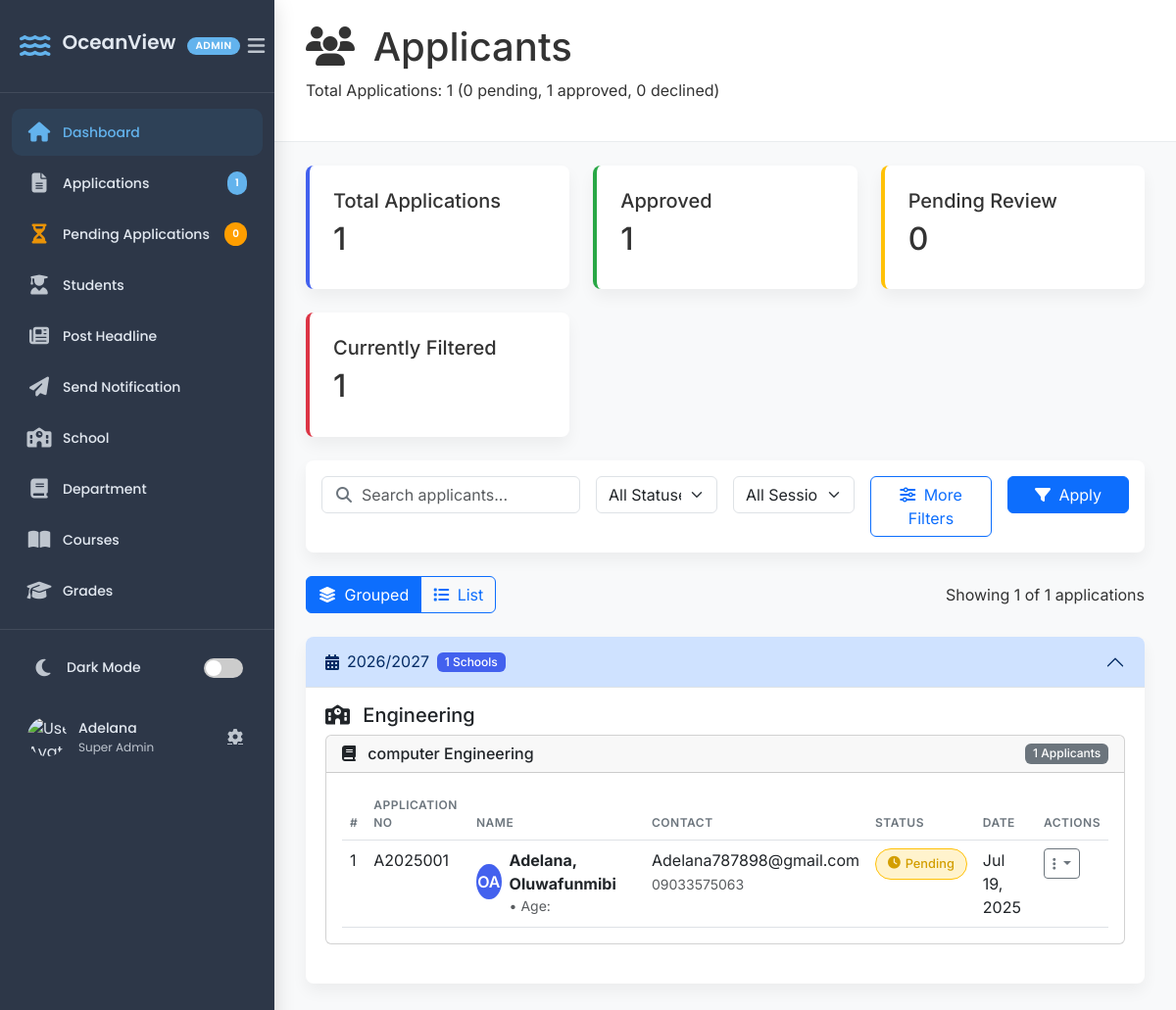
The page /applicant/ (signed in) on the database as committed earlier.
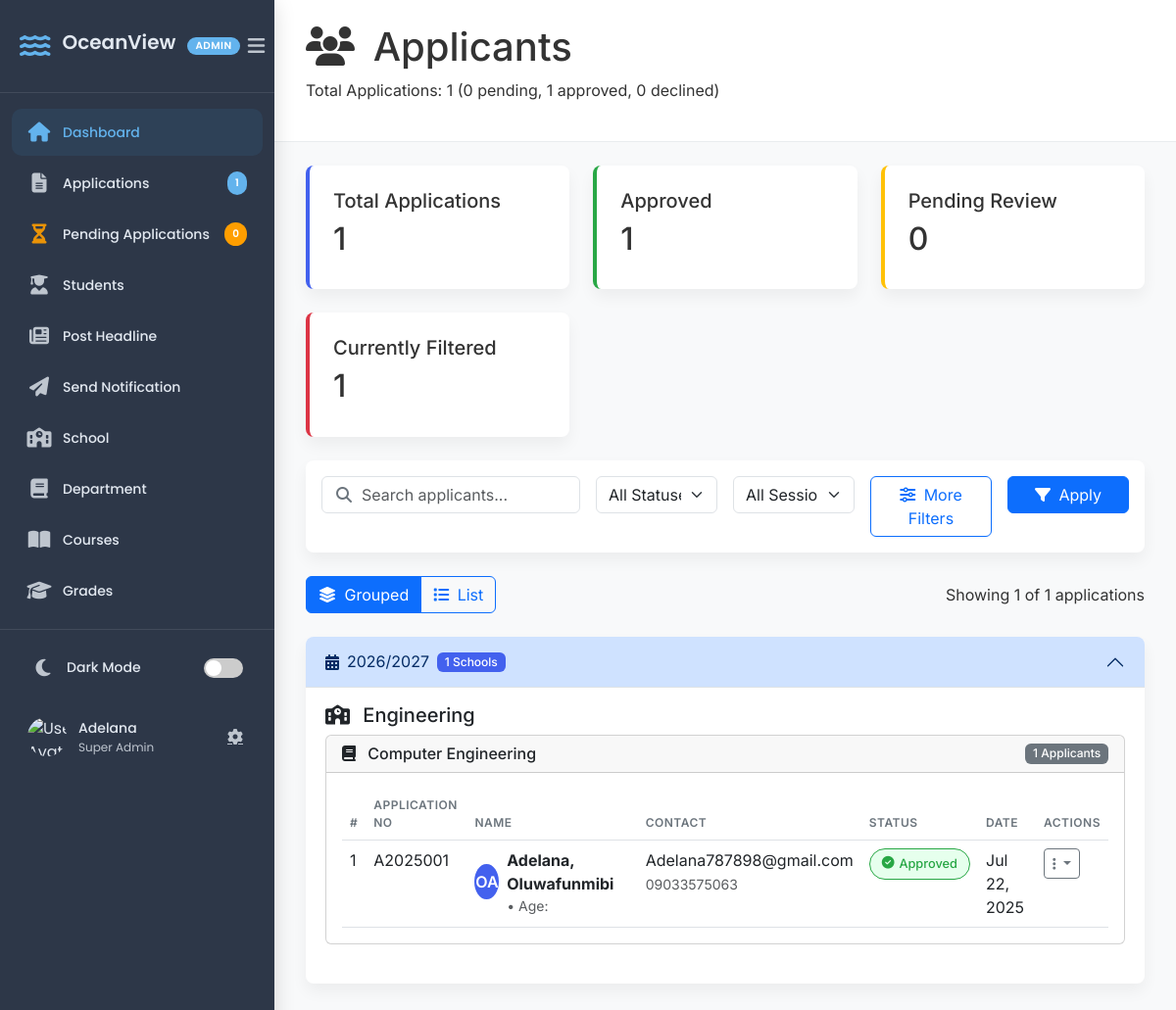
The same page on the database as committed later.
### portal/models.py (models this page shows, shortened)
class AcademicSession(models.Model):
    name = models.CharField(max_length=100, unique=True)
    class Meta:
        ordering = ["-id"]  # Orders by newest first
    def __str__(self):
        return self.name

class School(models.Model):
    name = models.CharField(max_length=100, unique=True)

class Application(models.Model):
    STATUS_CHOICES = [
        ('pending', 'Pending'),
        ('approved', 'Approved'),
        ('declined', 'Declined'),
    ]
    surname = models.CharField(max_length=100)
    first_name = models.CharField(max_length=100)
    other_name = models.CharField(max_length=100, blank=True, null=True)
    email = models.EmailField(unique=True)
    phone_number = models.CharField(max_length=11)
    address = models.CharField(max_length=100)
    state_of_origin = models.ForeignKey(State, on_delete=models.CASCADE)
    local_government = models.ForeignKey(Lga, on_delete=models.CASCADE)
    date_of_birth = models.DateField()
    school = models.ForeignKey(School, on_delete=models.CASCADE)
    department = models.ForeignKey(Department, on_delete=models.CASCADE)
    application_number = models.CharField(max_length=10, unique=True, blank=True)
    profile_picture = models.ImageField(
        upload_to="profile_pics/",
        blank=True,
        null=True,
        default="default-profile.png")
    created_at = models.DateTimeField(default=now, editable=True)
    academic_session = models.ForeignKey(AcademicSession, on_delete=models.CASCADE, related_name="applications")
    is_approved = models.CharField(max_length=10, choices=STATUS_CHOICES, default='pending')
    year = models.ForeignKey(Year, default=1, on_delete=models.CASCADE)
    semester = models.ForeignKey(Semester, on_delete=models.CASCADE, default=get_default_semester)

class Department(models.Model):
    name = models.CharField(max_length=100)
    school = models.ForeignKey(School, on_delete=models.CASCADE, related_name="departments")

### crm/views.py (the view, shortened to what this page needs)
# urls.py: path('applicant/', applicant_list, name='applicant_list'),
@login_required
def applicant_list(request):
    if not request.user.is_superuser and not request.user.groups.filter(name='Admission Officer').exists():
        return HttpResponseForbidden("You do not have permission to view this applicant.")
    applications = Application.objects.select_related(
        'school', 'department', 'academic_session', 'state_of_origin', 'local_government'
    )
    if not request.user.is_superuser:
        try:
            staff_profile = request.user.staffprofile
            applications = applications.filter(department=staff_profile.department)
        except StaffProfile.DoesNotExist:
            return HttpResponseForbidden("Your staff profile is not configured.")
    filters = {
        'status': request.GET.get('status', 'all'),
        'session': request.GET.get('session', 'all'),
        'school': request.GET.get('school', 'all'),
        'department': request.GET.get('department', 'all'),
        'date_from': request.GET.get('date_from'),
        'date_to': request.GET.get('date_to'),
        'search': request.GET.get('search', '').strip(),
        'view_mode': request.GET.get('view', 'grouped'),
        'page': request.GET.get('page', 1)
    }
    if filters['status'] == 'pending':
        applications = applications.filter(is_approved='pending')
    elif filters['status'] == 'approved':
        applications = applications.filter(is_approved='approved')
    elif filters['status'] == 'declined':
        applications = applications.filter(is_approved='declined')
    if filters['session'] != 'all':
        applications = applications.filter(academic_session__name=filters['session'])
    if filters['school'] != 'all':
        applications = applications.filter(school__name=filters['school'])
    if filters['department'] != 'all':
        applications = applications.filter(department__name=filters['department'])
    if filters['date_from']:
        applications = applications.filter(created_at__gte=filters['date_from'])
    if filters['date_to']:
        applications = applications.filter(created_at__lt=(filters['date_to'] + ' 23:59:59'))
    filter_options = {
        'academic_sessions': Application.objects.values_list(
            'academic_session__name', flat=True
        ).distinct().order_by('-academic_session__name'),
        'schools': Application.objects.values_list(
            'school__name', flat=True
        ).distinct().order_by('school__name'),
        'departments': Application.objects.values_list(
            'department__name', flat=True
        ).distinct().order_by('department__name'),
        'status_choices': ['all', 'pending', 'approved', 'declined']
    }
    paginator = Paginator(applications, 25)
    try:
        page_obj = paginator.page(filters['page'])
    except:
        page_obj = paginator.page(1)
    if filters['view_mode'] == 'grouped':
        grouped_data = {}
        for app in page_obj.object_list:
            session = str(app.academic_session)
            school = app.school.name
            department = app.department.name
            if session not in grouped_data:
                grouped_data[session] = {}
            if school not in grouped_data[session]:
                grouped_data[session][school] = {}
            if department not in grouped_data[session][school]:
                grouped_data[session][school][department] = []
            grouped_data[session][school][department].append(app)
        display_data = {'grouped_applications': grouped_data}
    else:
        display_data = {'applications_list': page_obj.object_list}
    stats = {
        'total_applications': Application.objects.count(),
        'total_declined': Application.objects.filter(is_approved='Declined').count(),
        'total_pending_application': Application.objects.filter(is_approved='Pending').count(),
        'total_approved': Application.objects.filter(is_approved='Approved').count(),
        'approved_applicants': Student.objects.count(),
        'filtered_count': applications.count(),
    }
    context = {
        **display_data,
        **filter_options,
        **stats,
        'page_obj': page_obj,
        'current_filters': filters,
        'now': now().date(),
    }
    return render(request, "crm/applicant_list.html", context)

### crm/context_processors.py (called while the page is built)
def user_roles(request):
    if request.user.is_authenticated:
        groups = request.user.groups.values_list("name", flat=True)
        return {"user_groups": groups}
    return {}

### crm/templates/crm/applicant_list.html (shortened to what the changed rows need)
{% load static %}
<!DOCTYPE html>
<html lang="en">
<head>
    <link href="https://cdn.jsdelivr.net/npm/bootstrap@5.3.0/dist/css/bootstrap.min.css" rel="stylesheet">
    <link rel="stylesheet" href="https://cdnjs.cloudflare.com/ajax/libs/font-awesome/6.4.0/css/all.min.css">
    <link rel="stylesheet" href="https://cdn.jsdelivr.net/npm/flatpickr/dist/flatpickr.min.css">
    <link rel="stylesheet" href="{% static 'crm/css/applicant_list.css' %}">
</head>
<body class="crm-body">
    <div class="crm-container">
            {% include 'crm/sidebar.html' %}
        <main class="crm-main">
            <header class="crm-header">
                <div class="header-content">
                    <h1><i class="fas fa-users me-2"></i> Applicants</h1>
                </div>
            </header>
            <div class="stats-grid">
                <div class="stat-card stat-total">
                    <h2>{{ total_applications }}</h2>
                </div>
                <div class="stat-card stat-approved">
                    <h2>{{ approved_applicants }}</h2>
                </div>
                <div class="stat-card stat-pending">
                    <h2>{{ total_pending_application }}</h2>
                </div>
                <div class="stat-card stat-filtered">
                    <h2>{{ filtered_count }}</h2>
                </div>
            </div>
            <div class="content-area">
                {% if current_filters.view_mode == 'grouped' %}
                    <div class="accordion" id="applicantAccordion">
                        {% for session, schools in grouped_applications.items %}
                        <div class="accordion-item">
                            <h2 class="accordion-header">
                                <button class="accordion-button" type="button" data-bs-toggle="collapse" data-bs-target="#collapse{{ forloop.counter }}">
                                    <i class="fas fa-calendar-alt me-2"></i> {{ session }}
                                    <span class="badge bg-primary ms-2">{{ schools|length }} Schools</span>
                                </button>
                            </h2>
                            <div id="collapse{{ forloop.counter }}" class="accordion-collapse collapse show" data-bs-parent="#applicantAccordion">
                                <div class="accordion-body">
                                    {% for school, departments in schools.items %}
                                    <div class="school-section mb-4">
                                        <h5><i class="fas fa-school me-2"></i> {{ school }}</h5>
                                        {% for department, apps in departments.items %}
                                        <div class="department-card card mb-3">
                                            <div class="card-header d-flex justify-content-between align-items-center">
                                                <h6 class="mb-0"><i class="fas fa-book me-2"></i> {{ department }}</h6>
                                                <span class="badge bg-secondary">{{ apps|length }} Applicants</span>
                                            </div>
                                            <div class="card-body">
                                                <div class="table-responsive">
                                                    <table class="table table-hover" aria-label="Applicants for {{ department }}">
                                                        <thead>
                                                            <tr>
                                                                <th>#</th>
                                                                <th>Application No</th>
                                                                <th>Name</th>
                                                                <th>Contact</th>
                                                                <th>Status</th>
                                                                <th>Date</th>
                                                                <th>Actions</th>
                                                            </tr>
                                                        </thead>
                                                        <tbody>
                                                            {% for app in apps %}
                                                            <tr>
                                                                <td>{{ forloop.counter }}</td>
                                                                <td>{{ app.application_number }}</td>
                                                                <td>
                                                                    <div class="d-flex align-items-center">
                                                                        <div class="avatar me-2">{{ app.first_name|first|upper }}{{ app.surname|first|upper }}</div>
                                                                        <div>
                                                                            <strong>{{ app.surname }}, {{ app.first_name }}</strong>
                                                                            <div class="text-muted small">{{ app.get_gender_display }} • Age: {{ app.age }}</div>
                                                                        </div>
                                                                    </div>
                                                                </td>
                                                                <td>
                                                                    <div>{{ app.email }}</div>
                                                                    <small class="text-muted">{{ app.phone_number }}</small>
                                                                </td>
                                                                <td>
                                                                    {% if app.is_approved == 'approved' %}
                                                                        <span class="status-badge approved">
                                                                            <i class="fas fa-check-circle"></i> Approved
                                                                        </span>
                                                                    {% elif app.is_approved == 'declined' %}
                                                                        <span class="status-badge declined">
                                                                            <i class="fas fa-times-circle"></i> Declined
                                                                        </span>
                                                                    {% else %}
                                                                        <span class="status-badge pending">
                                                                            <i class="fas fa-clock"></i> Pending
                                                                        </span>
                                                                    {% endif %}
                                                                </td>
                                                                <td>{{ app.created_at|date:"M d, Y" }}</td>
                                                                <td>
                                                                    <div class="dropdown">
                                                                        <button class="btn btn-sm btn-outline-secondary dropdown-toggle" type="button" data-bs-toggle="dropdown" aria-expanded="false">
                                                                            <i class="fas fa-ellipsis-v"></i>
                                                                        </button>
                                                                    </div>
                                                                </td>
                                                            </tr>
                                                            {% endfor %}
                                                        </tbody>
                                                    </table>
                                                </div>
                                            </div>
                                        </div>
                                        {% endfor %}
                                    </div>
                                    {% endfor %}
                                </div>
                            </div>
                        </div>
                        {% endfor %}
                    </div>
                {% endif %}
            </div>
        </main>
    </div>
</body>
</html>

Rows that differ between the two databases and show on the page:
removed Application: name "computer Engineering", apps "1", application_number "A2025001", first_name|first "O", surname|first "A", surname "Adelana", first_name "Oluwafunmibi", email "Adelana787898@gmail.com", phone_number "09033575063", is_approved "Approved" (drawn), created_at "Jul 19, 2025"
added Application: name "Computer Engineering", apps "1", application_number "A2025001", first_name|first "O", surname|first "A", surname "Adelana", first_name "Oluwafunmibi", email "Adelana787898@gmail.com", phone_number "09033575063", is_approved "approved" (drawn), created_at "Jul 22, 2025"
